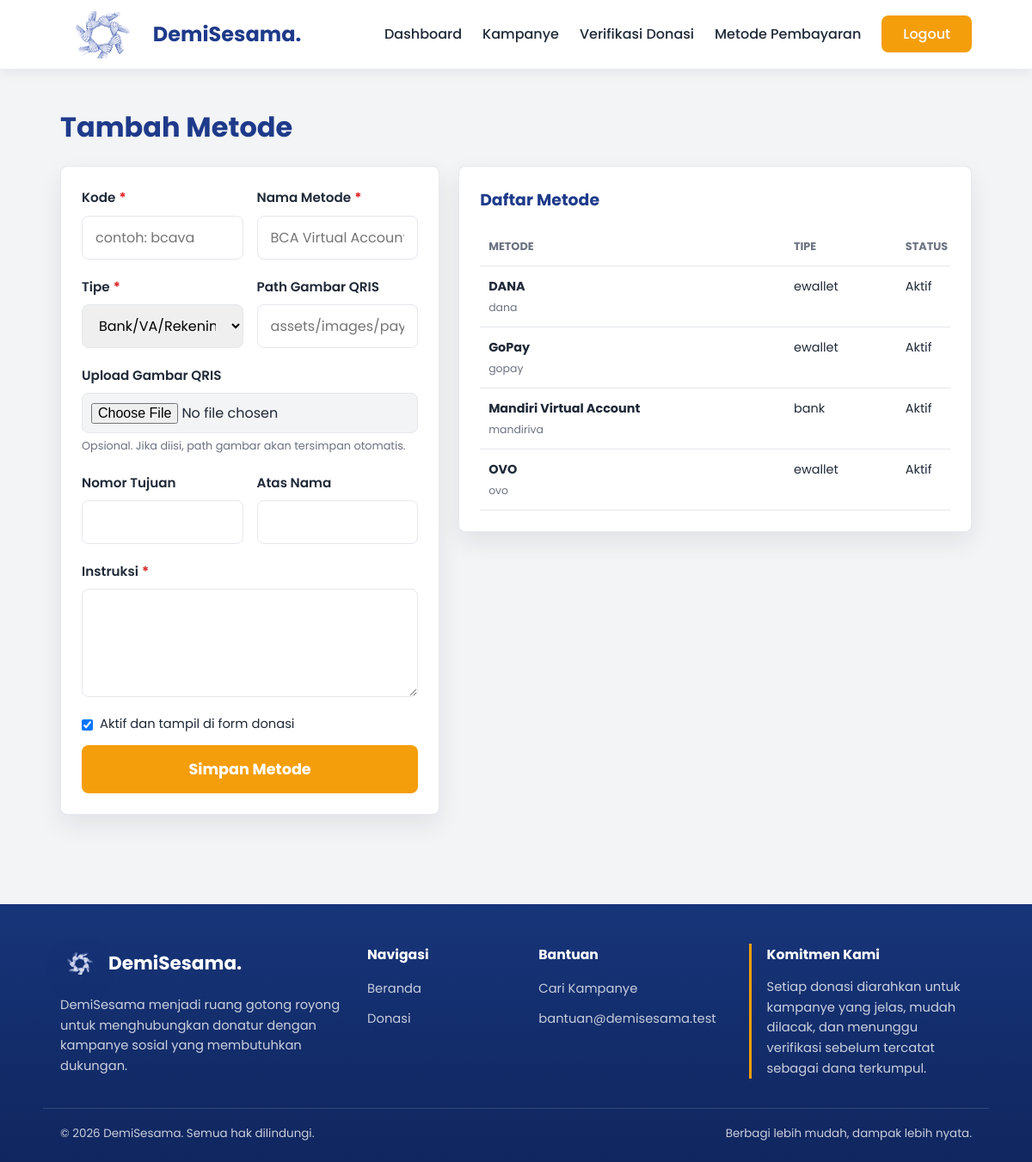
The app's page /admin/metode-pembayaran.php (signed in) with its own data.
### tables this page shows
CREATE TABLE `metode_pembayaran` (
  `id_metode` int(11) NOT NULL AUTO_INCREMENT,
  `id_penyelenggara` int(11) NOT NULL,
  `kode` varchar(50) NOT NULL,
  `label` varchar(100) NOT NULL,
  `tipe` enum('qris','ewallet','bank') NOT NULL DEFAULT 'bank',
  `nomor_tujuan` varchar(100) DEFAULT NULL,
  `nama_pemilik` varchar(100) DEFAULT NULL,
  `instruksi` varchar(255) NOT NULL,
  `gambar` varchar(255) DEFAULT NULL,
  `aktif` tinyint(1) NOT NULL DEFAULT 1,
  PRIMARY KEY (`id_metode`),
  KEY `id_penyelenggara` (`id_penyelenggara`),
  CONSTRAINT `metode_pembayaran_ibfk_1`
    FOREIGN KEY (`id_penyelenggara`)
    REFERENCES `penyelenggara` (`id_penyelenggara`)
    ON DELETE CASCADE
);

### components/path_helper.php (called while the page is built, shortened)
<?php
if (!function_exists('appBaseUrl')) {
    function appBaseUrl() {
        static $base_url = null;
        if ($base_url !== null) {
            return $base_url;
        }
        $document_root = realpath($_SERVER['DOCUMENT_ROOT'] ?? '');
        $project_root = realpath(dirname(__DIR__));
        if ($document_root && $project_root && strpos($project_root, $document_root) === 0) {
            $relative = trim(str_replace('\\', '/', substr($project_root, strlen($document_root))), '/');
            $base_url = '/' . ($relative !== '' ? $relative . '/' : '');
            return $base_url;
        }
        $script_name = str_replace('\\', '/', $_SERVER['SCRIPT_NAME'] ?? '/');
        $base_url = preg_replace('#/(admin|auth|pages)/[^/]*$#', '/', $script_name);
        $base_url = preg_replace('#/[^/]*$#', '/', $base_url);
        return $base_url ?: '/';
    }
}
if (!function_exists('url_for')) {
    function url_for($path = '') {
        $path = (string) $path;
        return appBaseUrl() . ltrim($path, '/');
    }
}
if (!function_exists('asset_url')) {
    function asset_url($path) {
        return url_for($path);
    }
}
if (!function_exists('current_page_path')) {
    function current_page_path() {
        $script_name = str_replace('\\', '/', $_SERVER['SCRIPT_NAME'] ?? '');
        $base_url = appBaseUrl();
        return ltrim(basename($script_name), '/');
    }
}
?>

### components/donation_helper.php (called while the page is built, shortened)
<?php
require_once __DIR__ . "/path_helper.php";
if (!function_exists('e')) {
    function e($value) {
        return htmlspecialchars((string) $value, ENT_QUOTES, 'UTF-8');
    }
}
?>

### components/auth.php (called while the page is built, shortened)
<?php
require_once __DIR__ . "/donation_helper.php";
if (!function_exists('currentAdminId')) {
    function currentAdminId() {
        return (int) ($_SESSION['id_penyelenggara'] ?? 0);
    }
}
?>

### components/admin_service.php (called while the page is built, shortened)
<?php
require_once __DIR__ . "/donation_helper.php";
if (!function_exists('fetchAllAssoc')) {
    function fetchAllAssoc($result) {
        $rows = [];
        if ($result) {
            while ($row = mysqli_fetch_assoc($result)) {
                $rows[] = $row;
            }
        }
        return $rows;
    }
}
if (!function_exists('paymentMethodTableExists')) {
    function paymentMethodTableExists($conn) {
        $result = mysqli_query($conn, "SHOW TABLES LIKE 'metode_pembayaran'");
        return $result && mysqli_num_rows($result) > 0;
    }
}
if (!function_exists('getPaymentMethodRows')) {
    function getPaymentMethodRows($conn, $id_penyelenggara) {
        if (!paymentMethodTableExists($conn)) {
            return [];
        }
        $id_penyelenggara = (int) $id_penyelenggara;
        $stmt = mysqli_prepare($conn, "SELECT * FROM metode_pembayaran WHERE id_penyelenggara = ? ORDER BY aktif DESC, label ASC");
        mysqli_stmt_bind_param($stmt, "i", $id_penyelenggara);
        mysqli_stmt_execute($stmt);
        $result = fetchAllAssoc(mysqli_stmt_get_result($stmt));
        return $result;
    }
}
?>

### admin/metode-pembayaran.php (the view, shortened to what this page needs)
<?php
require_once("../components/auth.php");
require_once("../components/admin_service.php");
$errors = [];
$edit_id = filter_input(INPUT_GET, 'edit', FILTER_VALIDATE_INT);
$editing = $edit_id ? getPaymentMethodRowById($conn, $edit_id, currentAdminId()) : null;
$rows = getPaymentMethodRows($conn, currentAdminId());
$form_source = !empty($errors) ? $_POST : ($editing ?: ['aktif' => 1]);
?>
<!DOCTYPE html>
<html lang="id">
<head>
    <link rel="stylesheet" href="<?php echo asset_url('css/global.css?v=3'); ?>">
    <link rel="stylesheet" href="<?php echo asset_url('css/form.css?v=3'); ?>">
    <link rel="stylesheet" href="<?php echo asset_url('css/admin.css?v=9'); ?>">
</head>
<body>
    <?php include_once("../components/nav.php") ?>
    <main class="admin-page">
        <div class="container">
            <div class="admin-heading">
                <div>
                    <h1><?php echo $editing ? 'Edit Metode' : 'Tambah Metode'; ?></h1>
                </div>
            </div>
            <section class="admin-layout">
                <form method="POST" action="<?php echo url_for('admin/metode-pembayaran.php'); ?>" enctype="multipart/form-data" class="admin-panel form-donasi">
                    <div class="form-grid-2">
                        <div class="form-group">
                            <label for="kode">Kode<span class="required">*</span></label>
                            <input type="text" id="kode" name="kode" value="<?php echo e($form_source['kode'] ?? ''); ?>" placeholder="contoh: bcava" required>
                        </div>
                        <div class="form-group">
                            <label for="label">Nama Metode<span class="required">*</span></label>
                            <input type="text" id="label" name="label" value="<?php echo e($form_source['label'] ?? ''); ?>" placeholder="BCA Virtual Account" required>
                        </div>
                    </div>
                    <div class="form-grid-2">
                        <div class="form-group">
                            <label for="tipe">Tipe<span class="required">*</span></label>
                            <select id="tipe" name="tipe" required>
                                <?php foreach (['bank' => 'Bank/VA/Rekening', 'ewallet' => 'E-Wallet', 'qris' => 'QRIS'] as $value => $label): ?>
                                    <option value="<?php echo e($value); ?>" <?php echo ($form_source['tipe'] ?? 'bank') === $value ? 'selected' : ''; ?>>
                                        <?php echo e($label); ?>
                                    </option>
                                <?php endforeach; ?>
                            </select>
                        </div>
                        <div class="form-group">
                            <label for="gambar">Path Gambar QRIS</label>
                            <input type="text" id="gambar" name="gambar" value="<?php echo e($form_source['gambar'] ?? ''); ?>" placeholder="assets/images/payments/qris-demo.svg">
                        </div>
                    </div>
                    <div class="form-group">
                        <label for="gambar_file">Upload Gambar QRIS</label>
                        <input type="file" id="gambar_file" name="gambar_file" accept=".jpg,.jpeg,.png,.svg" class="input-file">
                        <small>Opsional. Jika diisi, path gambar akan tersimpan otomatis.</small>
                    </div>
                    <div class="form-grid-2">
                        <div class="form-group">
                            <label for="nomor_tujuan">Nomor Tujuan</label>
                            <input type="text" id="nomor_tujuan" name="nomor_tujuan" value="<?php echo e($form_source['nomor_tujuan'] ?? ''); ?>">
                        </div>
                        <div class="form-group">
                            <label for="nama_pemilik">Atas Nama</label>
                            <input type="text" id="nama_pemilik" name="nama_pemilik" value="<?php echo e($form_source['nama_pemilik'] ?? ''); ?>">
                        </div>
                    </div>
                    <div class="form-group">
                        <label for="instruksi">Instruksi<span class="required">*</span></label>
                        <textarea id="instruksi" name="instruksi" rows="4" required><?php echo e($form_source['instruksi'] ?? ''); ?></textarea>
                    </div>
                    <label class="admin-check">
                        <input type="checkbox" name="aktif" value="1" <?php echo !empty($form_source['aktif']) ? 'checked' : ''; ?>>
                        Aktif dan tampil di form donasi
                    </label>
                    <button type="submit" class="btn-submit-form">Simpan Metode</button>
                </form>
                <div class="admin-panel">
                    <h2>Daftar Metode</h2>
                    <div class="admin-table-wrap">
                        <table class="admin-table">
                            <thead>
                                <tr>
                                    <th>Metode</th>
                                    <th>Tipe</th>
                                    <th>Status</th>
                                </tr>
                            </thead>
                            <tbody>
                                <?php foreach ($rows as $row): ?>
                                    <tr>
                                        <td>
                                            <strong><?php echo e($row['label']); ?></strong>
                                            <span><?php echo e($row['kode']); ?></span>
                                        </td>
                                        <td><?php echo e($row['tipe']); ?></td>
                                        <td><?php echo (int) $row['aktif'] === 1 ? 'Aktif' : 'Nonaktif'; ?></td>
                                    </tr>
                                <?php endforeach; ?>
                            </tbody>
                        </table>
                    </div>
                </div>
            </section>
        </div>
    </main>
    <?php include_once("../components/footer.php") ?>
</body>
</html>

### CSS/global.css (style rules this page uses)
:root { --primary: #1E3A8A; --primary-hover: #3B82F6; --button: #F59E0B; --button-hover: #D97706; --bg-body: #F3F4F6; --white: #FFFFFF; --main-text: #1F2937; --text-desc: #6B7280; --border: #E5E7EB; --danger: #DC2626; --shadow-soft: 0 12px 28px rgba(15, 23, 42, 0.08); --shadow-hover: 0 18px 38px rgba(15, 23, 42, 0.14); }
* { margin: 0; padding: 0; box-sizing: border-box; font-family: 'Poppins', sans-serif; }
body { background-color: var(--bg-body); color: var(--main-text); line-height: 1.6; min-height: 100vh; }
.container { max-width: 1100px; margin: 0 auto; padding: 0 20px; }
html { scroll-behavior: smooth; }
.required { color: var(--danger); margin-left: 4px; font-weight: bold; }

### CSS/form.css (style rules this page uses)
.form-group { margin-bottom: 20px; display: flex; flex-direction: column; }
.form-group label { font-weight: 600; margin-bottom: 8px; color: var(--main-text); font-size: 0.95rem; }
.form-group input, .form-group select, .form-group textarea { padding: 12px 15px; border: 1px solid var(--border); border-radius: 8px; font-family: 'Poppins', sans-serif; font-size: 1rem; outline: none; transition: border-color 0.25s ease, box-shadow 0.25s ease; width: 100%; }
.form-group small { color: var(--text-desc); font-size: 0.8rem; margin-top: 5px; }
.input-file { padding: 10px !important; background-color: var(--bg-body); }
.btn-submit-form { width: 100%; background-color: var(--button); color: var(--white); padding: 15px; border: none; border-radius: 8px; font-size: 1.1rem; font-weight: bold; cursor: pointer; margin-top: 10px; transition: background-color 0.25s ease, transform 0.25s ease; }

### CSS/admin.css (style rules this page uses)
.admin-page { min-height: 78vh; padding: 48px 0; }
.admin-heading { display: flex; align-items: flex-end; justify-content: space-between; gap: 18px; margin-bottom: 26px; }
.admin-heading h1 { color: var(--primary); line-height: 1.2; }
.admin-stat-card, .admin-menu-card, .admin-summary-card, .admin-panel { background-color: var(--white); border: 1px solid rgba(229, 231, 235, 0.9); border-radius: 8px; box-shadow: var(--shadow-soft); }
.admin-layout { display: grid; grid-template-columns: minmax(320px, 0.85fr) minmax(0, 1.15fr); gap: 22px; align-items: start; }
.admin-panel { padding: 24px; }
.admin-panel h2 { color: var(--primary); font-size: 1.18rem; margin-bottom: 16px; }
.form-grid-2 { display: grid; gap: 16px; grid-template-columns: repeat(2, minmax(0, 1fr)); }
.admin-check { align-items: center; color: var(--main-text); display: inline-flex; font-size: 0.92rem; gap: 8px; }
.admin-table-wrap { overflow-x: auto; }
.admin-table { border-collapse: collapse; min-width: 720px; width: 100%; }
.admin-table th, .admin-table td { border-bottom: 1px solid var(--border); padding: 12px 10px; text-align: left; vertical-align: top; }
.admin-table th { color: var(--text-desc); font-size: 0.8rem; text-transform: uppercase; }
.admin-table td { color: var(--main-text); font-size: 0.9rem; }
.admin-table td span { color: var(--text-desc); display: block; font-size: 0.78rem; margin-top: 3px; }

### records on screen
metode_pembayaran: label "DANA", kode "dana", tipe "ewallet", aktif "Aktif"
metode_pembayaran: label "GoPay", kode "gopay", tipe "ewallet", aktif "Aktif"
metode_pembayaran: label "Mandiri Virtual Account", kode "mandiriva", tipe "bank", aktif "Aktif"
metode_pembayaran: label "OVO", kode "ovo", tipe "ewallet", aktif "Aktif"

### other values on screen
form field tipe "Bank/VA/Rekening"
